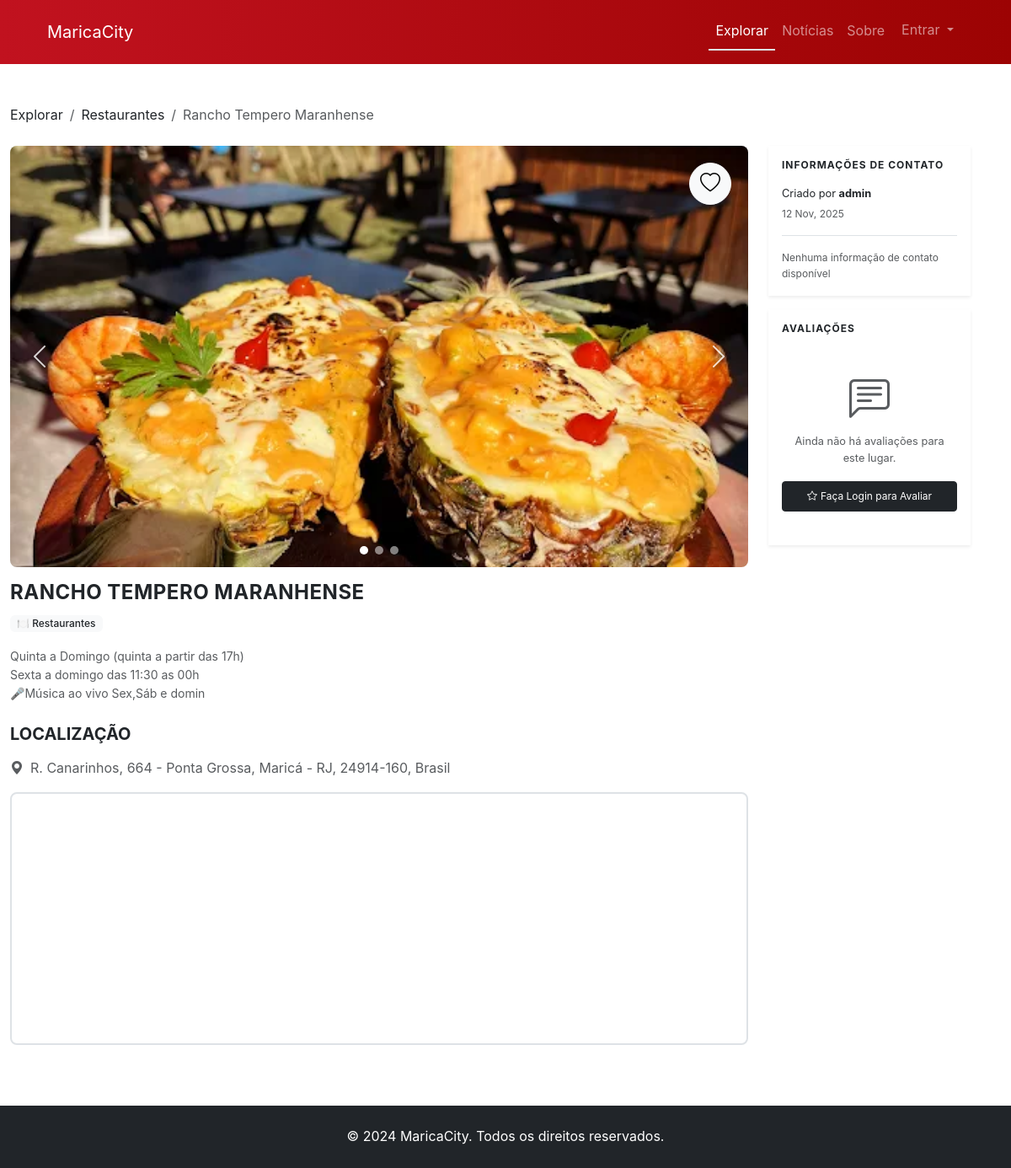
Screenshot of /explore/place/7/ with the database file from the repository.
### apps/explore/models.py (models this page shows, shortened)
class Category(models.Model):
    name = models.CharField(max_length=100, unique=True, help_text="Nome da categoria")
    slug = models.SlugField(
        max_length=100, unique=True, help_text="Identificador amigável para URL"
    )
    description = models.TextField(blank=True, help_text="Descrição da categoria")
    icon = models.CharField(
        max_length=50, blank=True, help_text="Classe do ícone ou emoji para a categoria"
    )
    is_active = models.BooleanField(
        default=True, help_text="Se a categoria está atualmente ativa"
    )
    display_order = models.IntegerField(
        default=0,
        help_text="Ordem em que a categoria aparece (números menores primeiro)",
    )
    created_at = models.DateTimeField(auto_now_add=True)
    updated_at = models.DateTimeField(auto_now=True)
    class Meta:
        ordering = ["display_order", "name"]
        verbose_name = "Categoria"
        verbose_name_plural = "Categorias"
        indexes = [
            models.Index(fields=["is_active", "display_order"]),
            models.Index(fields=["slug"]),
        ]

class Place(models.Model):
    name = models.CharField(max_length=200, help_text="Nome do lugar")
    description = models.TextField(help_text="Descrição detalhada do lugar")
    address = models.TextField(help_text="Endereço completo do lugar")
    latitude = models.DecimalField(
        max_digits=9,
        decimal_places=6,
        null=True,
        blank=True,
        help_text="Coordenada de latitude",
    )
    longitude = models.DecimalField(
        max_digits=9,
        decimal_places=6,
        null=True,
        blank=True,
        help_text="Coordenada de longitude",
    )
    categories = models.ManyToManyField(
        Category,
        related_name="places",
        blank=True,
        help_text="Categorias às quais este lugar pertence",
    )
    created_by = models.ForeignKey(
        settings.AUTH_USER_MODEL,
        on_delete=models.CASCADE,
        related_name="places",
        help_text="Usuário que criou este lugar",
    )
    is_approved = models.BooleanField(
        default=False, help_text="Se o lugar foi aprovado pelo administrador"
    )
    is_active = models.BooleanField(
        default=True, help_text="Se o lugar está atualmente ativo"
    )
    created_at = models.DateTimeField(auto_now_add=True)
    updated_at = models.DateTimeField(auto_now=True)
    class Meta:
        ordering = ["-created_at"]
        verbose_name = "Lugar"
        verbose_name_plural = "Lugares"
        indexes = [
            models.Index(fields=["is_approved", "is_active"]),
            models.Index(fields=["-created_at"]),
        ]
    @property
    def is_pending(self):
        return not self.is_approved
    @property
    def gallery_images(self):
        return self.images.all()

class PlaceImage(models.Model):
    place = models.ForeignKey(
        Place,
        on_delete=models.CASCADE,
        related_name="images",
        help_text="Lugar ao qual esta imagem pertence",
    )
    image = models.ImageField(
        upload_to="places/images/%Y/%m/", help_text="Imagem do lugar"
    )
    caption = models.CharField(
        max_length=200, blank=True, help_text="Legenda ou descrição da imagem"
    )
    is_primary = models.BooleanField(
        default=False, help_text="Se esta é a imagem principal/primária do lugar"
    )
    display_order = models.IntegerField(
        default=0,
        help_text="Ordem em que a imagem aparece na galeria (números menores primeiro)",
    )
    uploaded_at = models.DateTimeField(
        auto_now_add=True, help_text="Quando a imagem foi carregada"
    )
    class Meta:
        ordering = ["display_order", "-uploaded_at"]
        verbose_name = "Imagem do Lugar"
        verbose_name_plural = "Imagens do Lugar"
        indexes = [
            models.Index(fields=["place", "display_order"]),
            models.Index(fields=["place", "is_primary"]),
        ]

### apps/accounts/models.py (models this page shows, shortened)
class User(AbstractUser):
    class Meta:
        ordering = ["-created_at"]
        verbose_name = "Usuário"
        verbose_name_plural = "Usuários"
    bio = models.TextField(blank=True, null=True, help_text="Biografia do usuário")
    contact_phone = models.CharField(
        max_length=20, blank=True, null=True, help_text="Número de telefone de contato"
    )
    contact_email = models.EmailField(
        blank=True,
        null=True,
        help_text="E-mail de contato público (diferente do e-mail de login)",
    )
    contact_website = models.URLField(
        blank=True, null=True, help_text="Website ou URL de rede social"
    )
    created_at = models.DateTimeField(auto_now_add=True)
    updated_at = models.DateTimeField(auto_now=True)

### apps/explore/views.py (the view)
# urls.py: path("place/<int:pk>/", views.place_detail_view, name="place_detail"),
def place_detail_view(request, pk):
    if request.user.is_authenticated:
        place = get_object_or_404(
            Place.objects.prefetch_related("images", "categories"), pk=pk
        )
        if (
            place.created_by != request.user
            and not request.user.can_moderate
            and not place.is_approved
        ):
            place = get_object_or_404(Place, pk=pk, is_approved=True, is_active=True)
    else:
        place = get_object_or_404(Place, pk=pk, is_approved=True, is_active=True)
    related_places = (
        Place.objects.filter(
            categories__in=place.categories.all(), is_approved=True, is_active=True
        )
        .exclude(pk=place.pk)
        .distinct()
        .prefetch_related("images", "categories")[:3]
    )
    can_edit = False
    if request.user.is_authenticated:
        if request.user.can_moderate or place.created_by == request.user:
            can_edit = True
    reviews = place.reviews.select_related("user").order_by("-created_at")
    user_review = None
    if request.user.is_authenticated:
        user_review = reviews.filter(user=request.user).first()
    is_favorited = False
    if request.user.is_authenticated:
        is_favorited = Favorite.objects.filter(user=request.user, place=place).exists()
    favorites_count = place.favorited_by.count()
    context = {
        "place": place,
        "related_places": related_places,
        "can_edit": can_edit,
        "reviews": reviews,
        "user_review": user_review,
        "is_favorited": is_favorited,
        "favorites_count": favorites_count,
        "GOOGLE_MAPS_API_KEY": settings.GOOGLE_MAPS_API_KEY,
    }
    return render(request, "explore/place_detail.html", context)

### templates/explore/place_detail.html (shortened to what this page needs)
{% extends 'base.html' %}
{% load static %}
{% block extra_css %}
<link rel="stylesheet" href="{% static 'css/pages/explore.css' %}">
{% endblock %}
{% block content %}
{% include 'includes/navbar.html' with active_page='explore' navbar_class='bg-dark' navbar_style='background: linear-gradient(to right, #c1121f, #9c0303) !important;' %}
<div class="container py-5 place-detail-container">
  <div class="row g-4 mb-4">
    <div class="place-detail-main">
      <nav aria-label="breadcrumb">
        <ol class="breadcrumb mb-0">
          <li class="breadcrumb-item"><a href="{% url 'explore:explore' %}" class="text-decoration-none text-dark">Explorar</a></li>
          {% if place.categories.exists %}
            {% with place.categories.first as first_category %}
            <li class="breadcrumb-item"><a href="{% url 'explore:category_detail' first_category.slug %}" class="text-decoration-none text-dark">{{ first_category.name }}</a></li>
            {% endwith %}
          {% endif %}
          <li class="breadcrumb-item active" aria-current="page">{{ place.name }}</li>
        </ol>
      </nav>
    </div>
    <div class="place-detail-sidebar">
    </div>
  </div>
  <div class="row g-4">
    <div class="place-detail-main">
      <div class="mb-3 place-detail-image-container position-relative">
        {% if place.gallery_images.exists %}
          <div class="place-carousel">
            <div class="place-carousel-images">
              {% for image in place.gallery_images %}
              <img src="{{ image.image.url }}" alt="{{ image.caption|default:place.name }}" class="place-detail-image place-carousel-item {% if forloop.first %}active{% endif %}" data-index="{{ forloop.counter0 }}">
              {% endfor %}
            </div>
            {% if place.gallery_images.count > 1 %}
            <button class="place-carousel-btn place-carousel-prev" type="button" aria-label="Imagem anterior">
              <i class="bi bi-chevron-left"></i>
            </button>
            <button class="place-carousel-btn place-carousel-next" type="button" aria-label="Próxima imagem">
              <i class="bi bi-chevron-right"></i>
            </button>
            <div class="place-carousel-pagination">
              {% for image in place.gallery_images %}
              <button class="place-carousel-dot {% if forloop.first %}active{% endif %}" data-index="{{ forloop.counter0 }}" aria-label="Ir para imagem {{ forloop.counter }}"></button>
              {% endfor %}
            </div>
            {% endif %}
            <button class="btn btn-light rounded-circle position-absolute favorite-heart-icon favorite-btn"
                    id="favoriteBtn"
                    data-place-id="{{ place.pk }}"
                    title="Adicionar aos favoritos"
                    aria-label="Adicionar aos favoritos">
              <i class="bi bi-heart fs-4"></i>
            </button>
          </div>
        {% else %}
          <div class="bg-dark text-white d-flex align-items-center justify-content-center place-detail-placeholder">
            <span class="display-1 fw-bold">{{ place.name|first }}</span>
          </div>
        {% endif %}
      </div>
      <div class="mb-3">
        <h1 class="fw-bold text-uppercase mb-2" style="font-size: 1.5rem; letter-spacing: 0.5px;">{{ place.name }}</h1>
        {% if place.categories.exists %}
          {% with place.categories.first as first_category %}
          <div class="mb-0">
            <span class="badge bg-light text-dark text-decoration-none" style="font-size: 0.75rem; font-weight: 500; padding: 0.25rem 0.5rem;">
              {% if first_category.icon %}{{ first_category.icon }}{% endif %} {{ first_category.name }}
            </span>
          </div>
          {% endwith %}
        {% endif %}
      </div>
      <div class="mb-4">
        <p class="text-muted" style="line-height: 1.6; font-size: 0.875rem; white-space: pre-line;">{{ place.description }}</p>
      </div>
      <div class="mb-4">
        <h2 class="fs-5 fw-bold text-uppercase mb-3">Localização</h2>
        <p class="text-muted mb-3">
          <i class="bi bi-geo-alt-fill me-2"></i>{{ place.address }}
        </p>
        {% if place.latitude and place.longitude %}
        <div id="place-map"
             data-latitude="{{ place.latitude }}"
             data-longitude="{{ place.longitude }}"
             data-place-name="{{ place.name }}"
             style="height: 300px; border-radius: 8px; border: 2px solid #dee2e6;">
        </div>
        {% else %}
        <div class="alert alert-info mb-0">
          <i class="bi bi-info-circle me-2"></i>
          Mapa não disponível - coordenadas não cadastradas
        </div>
        {% endif %}
      </div>
    </div>
    <div class="place-detail-sidebar">
      <div class="card border-0 shadow-sm mb-3">
        <div class="card-body p-3">
          <h2 class="text-uppercase mb-3" style="font-size: 0.75rem; font-weight: 700; letter-spacing: 1px;">Informações de Contato</h2>
          <div class="mb-2">
            <p class="mb-1" style="font-size: 0.8rem;">Criado por <strong>{{ place.created_by.username }}</strong></p>
            <p class="text-muted mb-0" style="font-size: 0.75rem;">{{ place.created_at|date:"d M, Y" }}</p>
          </div>
          <div class="mt-3 pt-3 border-top">
            <p class="text-muted mb-0" style="font-size: 0.75rem;">Nenhuma informação de contato disponível</p>
          </div>
        </div>
      </div>
      <div class="card border-0 shadow-sm">
        <div class="card-body p-3">
          <h2 class="text-uppercase mb-3" style="font-size: 0.75rem; font-weight: 700; letter-spacing: 1px;">
            Avaliações
          </h2>
          {% if reviews %}
            <div class="d-grid gap-3">
              {% for review in reviews %}
              <div class="pb-3 {% if not forloop.last %}border-bottom{% endif %}">
                <div class="d-flex justify-content-between align-items-start mb-2">
                  <div>
                    <div class="d-flex align-items-center gap-2 mb-1">
                      <span class="fw-bold" style="font-size: 0.85rem;">{{ review.user.username }}</span>
                      {% if review.user == place.created_by %}
                        <span class="badge bg-info text-white" style="font-size: 0.65rem;">Autor</span>
                      {% endif %}
                    </div>
                    <div class="d-flex align-items-center gap-2">
                      <span class="text-warning" style="font-size: 0.85rem;">
                        {% for i in "12345" %}
                          {% if forloop.counter <= review.rating %}★{% else %}☆{% endif %}
                        {% endfor %}
                      </span>
                      <span class="text-muted" style="font-size: 0.7rem;">{{ review.created_at|date:"d M, Y" }}</span>
                    </div>
                  </div>
                  {% if user.is_authenticated and review.user == user or user.user_type == "ADMIN" %}
                  <div class="dropdown">
                    <button class="btn btn-sm btn-light" type="button" data-bs-toggle="dropdown">
                      <i class="bi bi-three-dots-vertical"></i>
                    </button>
                    <ul class="dropdown-menu">
                      <li>
                        <button class="dropdown-item" type="button" data-bs-toggle="modal" data-bs-target="#reviewModal"
                                onclick="editReview({{ review.pk }}, {{ review.rating }}, `{{ review.comment|escapejs }}`)">
                          <i class="bi bi-pencil me-2"></i>Editar
                        </button>
                      </li>
                      <li>
                        <button class="dropdown-item text-danger" type="button" onclick="deleteReview({{ review.pk }})">
                          <i class="bi bi-trash me-2"></i>Excluir
                        </button>
                      </li>
                    </ul>
                  </div>
                  {% endif %}
                </div>
                <p class="mb-0 text-muted" style="font-size: 0.8rem; white-space: pre-line;">{{ review.comment }}</p>
              </div>
              {% endfor %}
            </div>
            {% if user.is_authenticated %}
            <div class="mt-3">
              <button type="button" class="btn btn-dark btn-sm w-100" data-bs-toggle="modal" data-bs-target="#reviewModal" onclick="resetReviewForm()" style="font-size: 0.75rem; padding: 0.5rem;">
                <i class="bi bi-star me-1"></i>{% if user_review %}Editar Minha Avaliação{% else %}Escrever Avaliação{% endif %}
              </button>
            </div>
            {% endif %}
          {% else %}
            <div class="text-center py-4">
              <i class="bi bi-chat-left-text text-muted mb-3" style="font-size: 3rem;"></i>
              <p class="text-muted mb-3" style="font-size: 0.8rem;">Ainda não há avaliações para<br>este lugar.</p>
              {% if user.is_authenticated %}
                <button type="button" class="btn btn-dark btn-sm w-100" data-bs-toggle="modal" data-bs-target="#reviewModal" onclick="resetReviewForm()" style="font-size: 0.75rem; padding: 0.5rem;">
                  <i class="bi bi-star me-1"></i>Seja o Primeiro a Avaliar
                </button>
              {% else %}
                <a href="{% url 'accounts:login' %}?next={{ request.path }}" class="btn btn-dark btn-sm w-100" style="font-size: 0.75rem; padding: 0.5rem;">
                  <i class="bi bi-star me-1"></i>Faça Login para Avaliar
                </a>
              {% endif %}
            </div>
          {% endif %}
        </div>
      </div>
    </div>
  </div>
</div>
{% endblock %}

### rows the page displays
Category: name "Restaurantes", icon "🍽️"
Place: name "Rancho Tempero Maranhense", name "RANCHO TEMPERO MARANHENSE", description "Quinta a Domingo (quinta a partir das 17h) Sexta a domingo das 11:30 as 00h 🎤Música ao vivo Sex,Sáb e domin", address "R. Canarinhos, 664 - Ponta Grossa, Maricá - RJ, 24914-160, Brasil", created_by.username "admin", created_at "12 Nov, 2025"
PlaceImage: image (picture)
